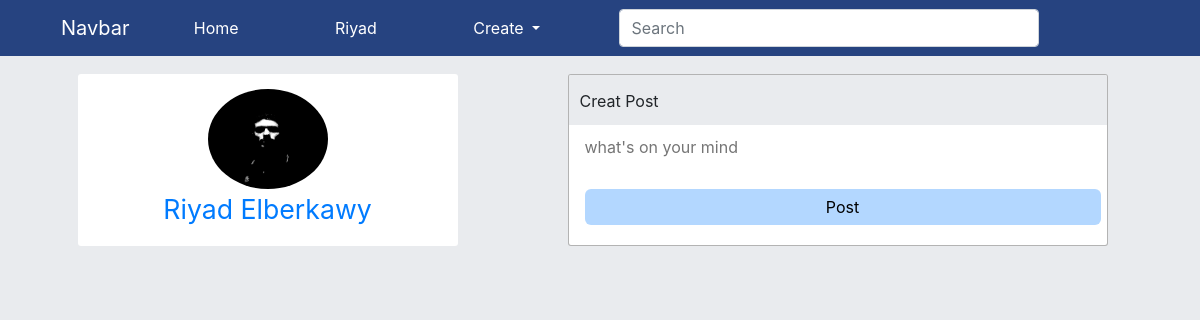
Before: / (signed in) with the older database file.
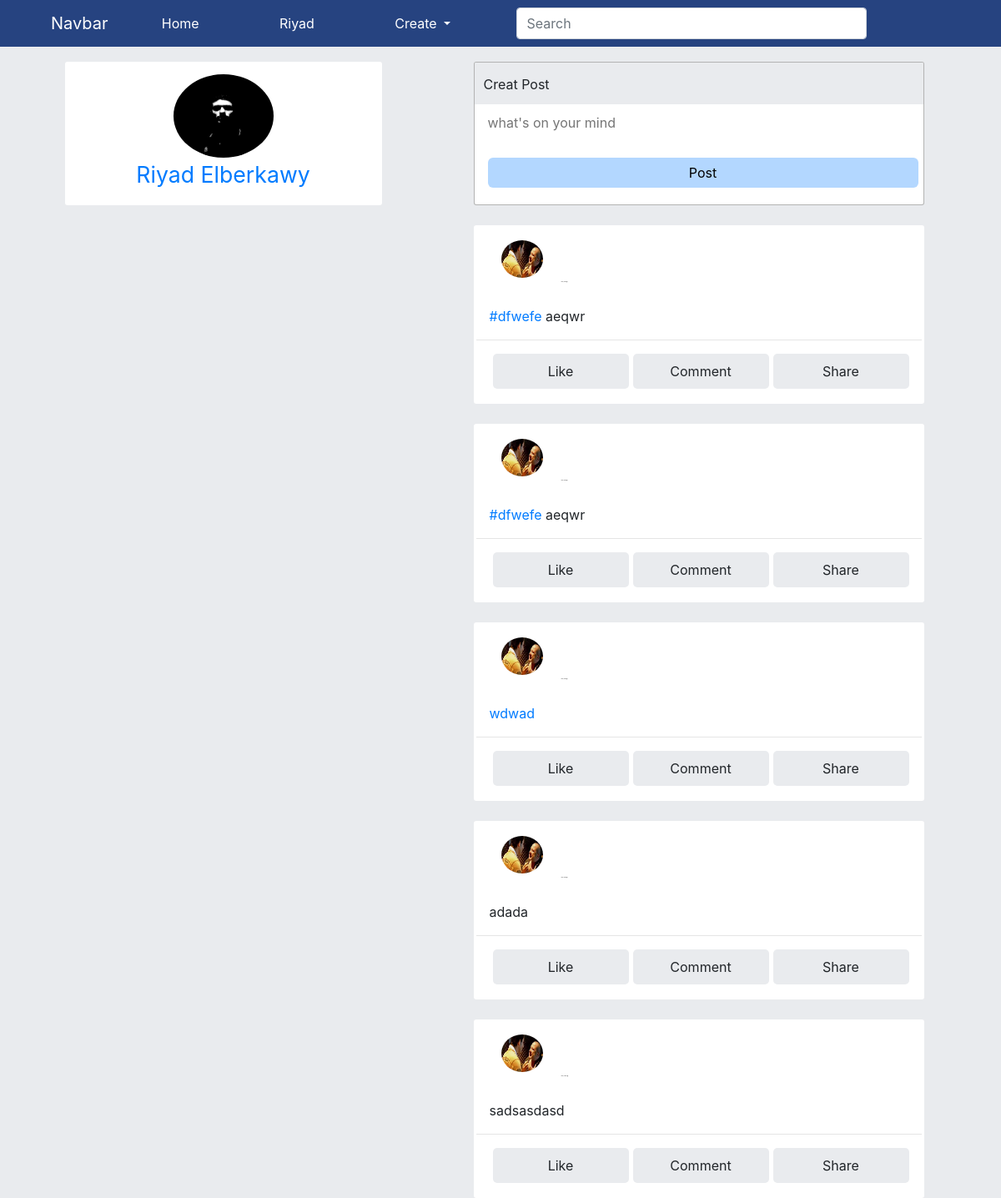
After: the same page with the newer database file.
### accounts/models.py (models this page shows, shortened)
class Profile(models.Model):
	user                = models.OneToOneField(Users, on_delete=models.CASCADE, related_name='profile')
	username			= models.CharField(max_length=30)
	first_name 			= models.CharField(max_length=30)
	last_name 			= models.CharField(max_length=30)
	picture				= models.ImageField(upload_to=profile_picture_upload, default="default.jpg")
	cover				= models.ImageField(upload_to=profile_cover_upload, default="default.jpg")
	bio					= models.TextField(max_length=150, blank=True, null=True)
	university			= models.CharField(max_length=30)
	faculty				= models.CharField(max_length=30)
	level				= models.CharField(max_length=30)
	nationality			= models.CharField(max_length=30)
	location			= models.CharField(max_length=30)
	followers 			= models.ManyToManyField(Users, related_name='followers', default=None, blank=True)
	following 			= models.ManyToManyField(Users, related_name='following', default=None, blank=True)

class Users(AbstractBaseUser):
	email 					= models.EmailField(verbose_name="email", max_length=60, unique=True)
	username 				= models.CharField(max_length=30, unique=True)
	first_name				= models.CharField(max_length=30)
	last_name				= models.CharField(max_length=30)
	birthday				= models.DateField(blank=True, null=True)
	is_admin				= models.BooleanField(default=False)
	is_active				= models.BooleanField(default=True)
	is_staff				= models.BooleanField(default=False)
	is_superuser			= models.BooleanField(default=False)
	date_joined 			= models.DateTimeField(verbose_name='date joined', auto_now_add=True)
	last_login 				= models.DateTimeField(verbose_name='last login', auto_now=True)
	USERNAME_FIELD = 'email'
	REQUIRED_FIELDS = ['username']
	objects = MyAccountManager()

### posts/models.py (models this page shows, shortened)
class Post(models.Model):
    author          = models.ForeignKey(Profile, on_delete=models.CASCADE, related_name='posts', blank=True, null=True)
    content         = RichTextField(blank=True, null=True)
    created_at      = models.DateTimeField(default=timezone.now)
    update_at       = models.DateTimeField(auto_now=True)
    viewers         = models.ManyToManyField(Users, related_name='viewed_posts', default=None, blank=True)
    likes          = models.ManyToManyField(Users, related_name='liked_posts', default=None, blank=True)

### timeline/views.py (the view)
# urls.py: path('', views.home_page, name="timeline_page"),
def home_page(request):
    cache.clear()
    user = request.user
    if user.is_authenticated:
        user_authenticated = Profile.objects.get(user=request.user)
        posts = Post.objects.filter(author__in=user.following.all()).order_by('-created_at')
        page = request.GET.get('page', 1)
        paginator = Paginator(posts, 5)
        try:
            posts = paginator.page(page)
        except PageNotAnInteger:
            posts = paginator.page(1)
        except EmptyPage:
            posts = paginator.page(paginator.num_pages)
        context = {
            'user' : user_authenticated,
            'posts' : posts,
            'now': timezone.now
        }
        template = "home.html"
        return render(request, template, context)
    return redirect('login')

### timeline/templates/home.html (shortened to what this page needs)
{% extends 'base.html' %}
{% load static %}
{% block content %}
    <div id="home-body" class="container">
        <div class="row row-cols-md-2 row-cols-1">
            <section id="left-side" class=" col col-md-4 container-fluid ">
                <div class="info-side row row-cols-1">
                    <div class="user col">
                        <a href="{% url 'profile' user.username %}">
                            <img src="{{ user.picture.url }}" alt="{{ user.username }}"><br>
                            <span>{{ user.user.first_name }} {{ user.user.last_name }}</span>
                        </a>
                    </div>
                </div>
            </section>
            <div class="container">
                <div class="row row-cols-1">
                    {% include 'create_post.html' %}
                    <div id="time-line">
                        {% for post in posts %}
                            <div class="post">{% include 'post-box.html' %}</div>
                        {% endfor %}
                    </div>
                </div>
            </div>
        </div>
{% endblock %}

### templates/base.html (shortened to what this page needs)
{% load static %}
    <!DOCTYPE html>
    <html lang="ar">
        <head>
            <link rel="stylesheet" href="{% static 'icofont/icofont.min.css' %}">
            <link rel="stylesheet" href="{% static 'css/bootstrap.min.css' %}">
            <link rel="stylesheet" href="https://unpkg.com/swiper/swiper-bundle.min.css">
            <link rel="stylesheet" href="{% static 'css/style.css' %}">
        </head>
        <body>
            {% if request.user.is_authenticated %}
                <header class="bg-nav fixed-top">
                    <div class="container">
                        <nav class="navbar navbar-expand-md navbar-dark">
                            <a class="navbar-brand" href="#">Navbar</a>
                            <div class="collapse navbar-collapse" id="navbarSupportedContent">
                              <ul class="navbar-nav m-auto col">
                                <li class="nav-item m-auto">
                                  <a class="nav-link" href="{% url 'timeline_page' %}">Home </a>
                                </li>
                                <li class="nav-item m-auto">
                                    <a class="nav-link" href="{% url 'profile' user.username %}">
                                        <span>{{ user.first_name }}</span>
                                  </a>
                                </li>
                                <li class="nav-item m-auto dropdown">
                                  <a class="nav-link dropdown-toggle" href="#" id="navbarDropdown" role="button" data-toggle="dropdown" aria-haspopup="true" aria-expanded="false">
                                    Create
                                  </a>
                                </li>
                              </ul>
                              <form class="form-inline m-auto my-2 my-lg-0 col col-lg-6">
                                <input class="form-control mr-sm-2 col" type="search" placeholder="Search" aria-label="Search">
                                <button class="btn btn-s-i my-2 my-sm-0" type="submit"><i class="icofont-search-2"></i></button>
                              </form>
                              <ul class="navbar-nav m-auto">
                                  <li class="nav-item dropdown">
                                    <div class="dropdown">
                                        <a class="btn nav-link " type="button" data-toggle="dropdown" aria-haspopup="true" aria-expanded="false">
                                            <i class="icofont-caret-down"></i>
                                        </a>
                                      </div>
                                  </li>
                              </ul>
                            </div>
                        </nav>
                    </div>
                </header>
                <br>
            {% endif %}
            {% block content %}
            {% endblock %}
        </body>
    </html>

### templates/create_post.html (shortened to what this page needs)
{% if request.user.is_authenticated %}
<div id="post-m" class="col container">
    <div class="fm create-post">
        <div class="_hp">Creat Post</div>
            <div class="_bp">
                <form id="creat_post" action="" method="POST"> {% csrf_token %}
                        <textarea dir=auto role="textbox" contenteditable id="post" placeholder="what's on your mind" name="post"></textarea>
                    <input class="btn-post" type="submit" value="Post">
                </form>
            </div>
        </div>
    </div>
</div>
{% endif %}

### templates/post-box.html (shortened to what this page needs)
    <div data-key="{{ post.id }}" class="post-body col container">
        <div class="row row-cols-1">
            <div class="publisher col">
                <div>
                    <a href="{% url 'profile' post.author.username %}">
                        <img src="{{ post.author.picture.url }}" alt="{{ post.author.username }}" class="col">
                    </a>
                </div>
                {% if post.created_at|date:'P' == now|date:'P' %}
                    <span class="since" style="color: #007bff">Now</span>
                {% elif post.created_at|date:'Y' <  now|date:'Y' %}
                    <span class="since">{{ post.created_at|date:'Y,M,d' }}</span>
                {% else %}
                    <span class="since">{{ post.created_at  | timesince }} ago</span>
                {% endif %}
            </div>
            <div class="post-content col">
                {{ post.content |safe}}
            </div>
            <hr>
            <div class="_ip col ">
                <ul class="row row-cols=3">
                    {% if request.user in post.likes.all %}
                        <a class="col like-btn active" href="#">Like</a>
                        {% else %}
                            <a class="col like-btn" href="#">Like</a>
                    {% endif %}
                    <a   class="col comment-btn" href="#">Comment</a>
                    <a class="col" href="#">Share</a>
                </ul>
            </div>
        </div>
    </div>

### static/css/style.css (style rules this page uses)
body { background-color: #e9ebee; overflow-wrap: break-word; }
a { outline: none; }
textarea { overflow: hidden; resize: none; }
.navbar-dark .navbar-nav .nav-link { color: #fff; }
.navbar form input { flex: 1; }
.bg-nav { background-color: #264380; }
.navbar .btn { color: #fff; }
.dropdown .btn { padding: 0; }
.dropdown .btn i { font-size: 20pt; }
#home-body { margin-top: 50px; }
.create-post { background-color: #fff; border-radius: 3px; z-index: 2222; }
._hp { background-color: #e9ebee; padding: 14px 0px 12px 11px; }
._bp { padding: 10px 6px 20px 16px; }
.fm { position: relative; z-index: 311 !important; left: 0; top: 0; overflow: auto; border: 1px solid #7d7d7d94; }
.create-post textarea { width: 100%; border: 0; padding: 0px; margin: 0px; resize: none; outline: none; }
.btn-post { width: 100%; color: black; border: 0; padding: 6px; color: black; background-color: #b3d7ff; border-radius: 6px; margin: 0; }
.post-body { background-color: #fff; border-radius: 3px ; padding: 18px; margin-top: 24px; width: 660px; }
.publisher img { width: 80px; height: 45px; border-radius: 100%; }
.since { position: relative; left: 87px; top: -13px; font-size: 1px; font-weight: 500; color: #000000d1; }
.post-content { padding: 10px 7px 0px 16px; overflow: hidden; }
._ip ul { padding: 0; margin: 0; list-style: none; display: flex; flex-wrap: wrap; justify-content: center; text-align: center; flex-direction: row; }
._ip ul a { background: #e9ebee; color: unset; padding: 9px; margin-left: 5px; overflow-wrap: break-word; border-radius: 5px; }
#left-side { position: relative; margin-bottom: 21px; }
.info-side { position: -webkit-sticky; position: sticky; top: 65px; background-color: #fff; border-radius: 3px; overflow: hidden; padding: 15px 1px 17px 1px; }
.user { text-align: center; }
.user img { width: 120px; height: 100px; border-radius: 100%; position: relative; }
.user span { font-size: 20pt; position: relative; }

Changed rows visible on the page:
added Post: author.picture (placeholder picture), content "#dfwefe aeqwr", shows "Like"
added Post: author.picture (placeholder picture), content "#dfwefe aeqwr", shows "Like"
added Post: author.picture (placeholder picture), content "wdwad", shows "Like"
added Post: author.picture (placeholder picture), content "adada", shows "Like"
added Post: author.picture (placeholder picture), content "sadsasdasd", shows "Like"
